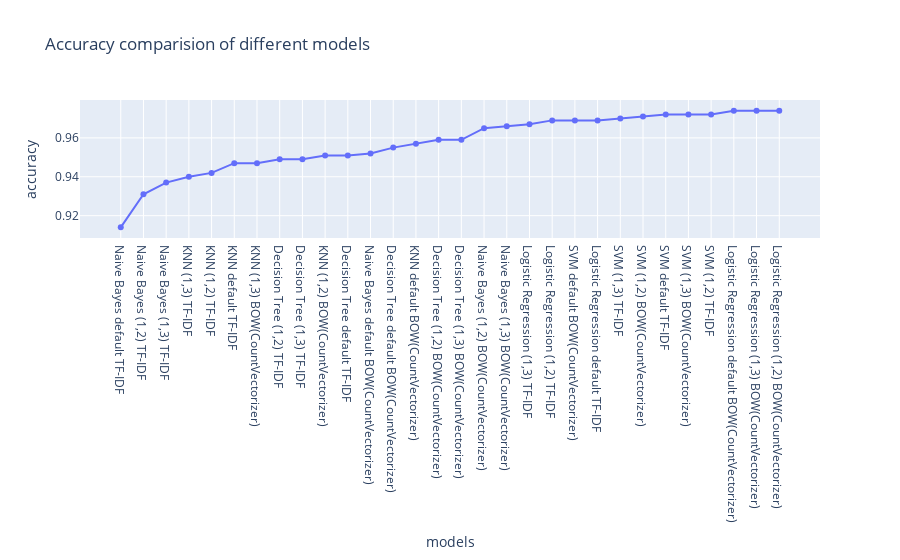

The code cell stored with this chart in its notebook:
### Code cell
px.line(x=x,y=result['accuracy_score'],markers='o',labels={'x':'models','y':'accuracy'},title="Accuracy comparision of different models")

### Figure 1 — Plotly figure (JSON) as saved in the notebook; plotly's stock layout.template omitted (floating-point values rounded to 4 significant figures)
{"data": [{"hovertemplate": "models=%{x}<br>accuracy=%{y}<extra></extra>", "legendgroup": "", "line": {"color": "#636efa", "dash": "solid"}, "marker": {"symbol": "circle"}, "mode": "lines+markers", "name": "", "orientation": "v", "showlegend": false, "type": "scatter", "x": ["Naive Bayes default TF-IDF", "Naive Bayes (1,2) TF-IDF", "Naive Bayes (1,3) TF-IDF", "KNN (1,3) TF-IDF", "KNN (1,2) TF-IDF", "KNN default TF-IDF", "KNN (1,3) BOW(CountVectorizer)", "Decision Tree (1,2) TF-IDF", "Decision Tree (1,3) TF-IDF", "KNN (1,2) BOW(CountVectorizer)", "Decision Tree default TF-IDF", "Naive Bayes default BOW(CountVectorizer)", "Decision Tree default BOW(CountVectorizer)", "KNN default BOW(CountVectorizer)", "Decision Tree (1,2) BOW(CountVectorizer)", "Decision Tree (1,3) BOW(CountVectorizer)", "Naive Bayes (1,2) BOW(CountVectorizer)", "Naive Bayes (1,3) BOW(CountVectorizer)", "Logistic Regression (1,3) TF-IDF", "Logistic Regression (1,2) TF-IDF", "SVM default BOW(CountVectorizer)", "Logistic Regression default TF-IDF", "SVM (1,3) TF-IDF", "SVM (1,2) BOW(CountVectorizer)", "SVM default TF-IDF", "SVM (1,3) BOW(CountVectorizer)", "SVM (1,2) TF-IDF", "Logistic Regression default BOW(CountVectorizer)", "Logistic Regression (1,3) BOW(CountVectorizer)", "Logistic Regression (1,2) BOW(CountVectorizer)"], "xaxis": "x", "y": [0.914, 0.931, 0.937, 0.94, 0.942, 0.947, 0.947, 0.949, 0.949, 0.951, 0.951, 0.952, 0.955, 0.957, 0.959, 0.959, 0.965, 0.966, 0.967, 0.969, 0.969, 0.969, 0.97, 0.971, 0.972, 0.972, 0.972, 0.974, 0.974, 0.974], "yaxis": "y"}], "layout": {"legend": {"tracegroupgap": 0}, "title": {"text": "Accuracy comparision of different models"}, "xaxis": {"anchor": "y", "domain": [0, 1], "title": {"text": "models"}}, "yaxis": {"anchor": "x", "domain": [0, 1], "title": {"text": "accuracy"}}}}
